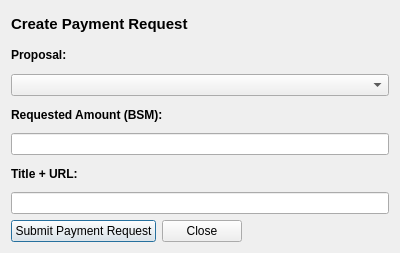
<?xml version="1.0" encoding="UTF-8"?>
<ui version="4.0">
 <class>CommunityFundCreatePaymentRequestDialog</class>
 <widget class="QDialog" name="CommunityFundCreatePaymentRequestDialog">
  <property name="geometry">
   <rect>
    <x>0</x>
    <y>0</y>
    <width>400</width>
    <height>253</height>
   </rect>
  </property>
  <property name="windowTitle">
   <string>Create Payment Request</string>
  </property>
  <layout class="QVBoxLayout" name="verticalLayout_2">
   <item>
    <layout class="QVBoxLayout" name="verticalLayoutCreatePaymentRequest">
     <item>
      <widget class="QLabel" name="labelCreatePaymentRequestTitle">
       <property name="sizePolicy">
        <sizepolicy hsizetype="Preferred" vsizetype="Minimum">
         <horstretch>0</horstretch>
         <verstretch>0</verstretch>
        </sizepolicy>
       </property>
       <property name="font">
        <font>
         <pointsize>11</pointsize>
         <weight>75</weight>
         <bold>true</bold>
        </font>
       </property>
       <property name="text">
        <string>Create Payment Request</string>
       </property>
      </widget>
     </item>
     <item>
      <widget class="QLabel" name="labelProposalHashTitle">
       <property name="sizePolicy">
        <sizepolicy hsizetype="Preferred" vsizetype="Minimum">
         <horstretch>0</horstretch>
         <verstretch>0</verstretch>
        </sizepolicy>
       </property>
       <property name="font">
        <font>
         <weight>75</weight>
         <bold>true</bold>
        </font>
       </property>
       <property name="text">
        <string>Proposal:</string>
       </property>
      </widget>
     </item>
     <item>
      <widget class="QComboBox" name="comboBoxProposalHash"/>
     </item>
     <item>
      <widget class="QLabel" name="labelRequestedAmountTitle">
       <property name="font">
        <font>
         <weight>75</weight>
         <bold>true</bold>
        </font>
       </property>
       <property name="text">
        <string>Requested Amount (BSM):</string>
       </property>
      </widget>
     </item>
     <item>
      <widget class="BsmCoinAmountField" name="lineEditRequestedAmount"/>
     </item>
     <item>
      <widget class="QLabel" name="labelDescriptionTitle">
       <property name="font">
        <font>
         <weight>75</weight>
         <bold>true</bold>
        </font>
       </property>
       <property name="text">
        <string>Title + URL:</string>
       </property>
      </widget>
     </item>
     <item>
      <widget class="QLineEdit" name="plainTextEditDescription"/>
     </item>
     <item>
      <layout class="QHBoxLayout" name="horizontalLayoutSubmitPaymentRequest">
       <property name="topMargin">
        <number>0</number>
       </property>
       <item>
        <widget class="QPushButton" name="pushButtonSubmitPaymentRequest">
         <property name="text">
          <string>Submit Payment Request</string>
         </property>
        </widget>
       </item>
       <item>
        <widget class="QPushButton" name="pushButtonClose">
         <property name="text">
          <string>Close</string>
         </property>
        </widget>
       </item>
       <item>
        <spacer name="horizontalSpacerButton">
         <property name="orientation">
          <enum>Qt::Horizontal</enum>
         </property>
         <property name="sizeHint" stdset="0">
          <size>
           <width>40</width>
           <height>20</height>
          </size>
         </property>
        </spacer>
       </item>
      </layout>
     </item>
    </layout>
   </item>
  </layout>
 </widget>
 <customwidgets>
  <customwidget>
   <class>BsmCoinAmountField</class>
   <extends>QLineEdit</extends>
   <header>bsmcoinamountfield.h</header>
   <container>1</container>
  </customwidget>
 </customwidgets>
 <resources/>
 <connections/>
</ui>
